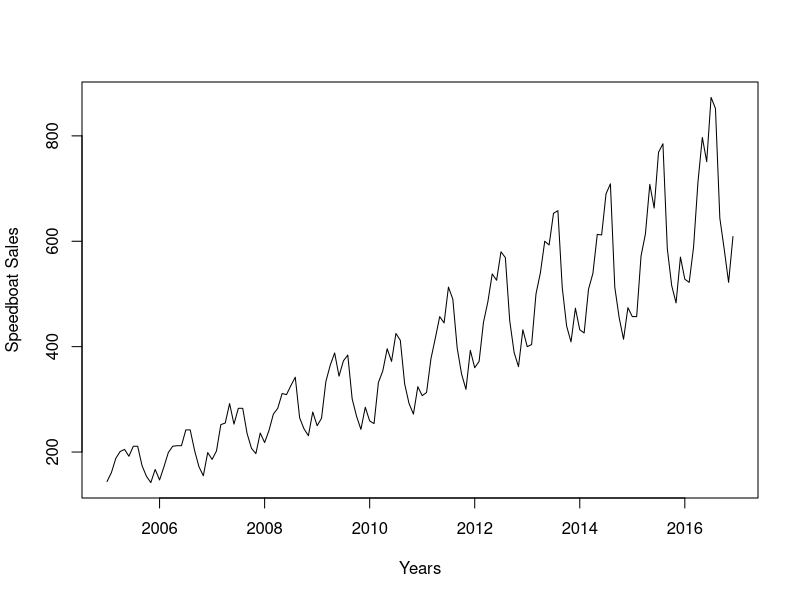
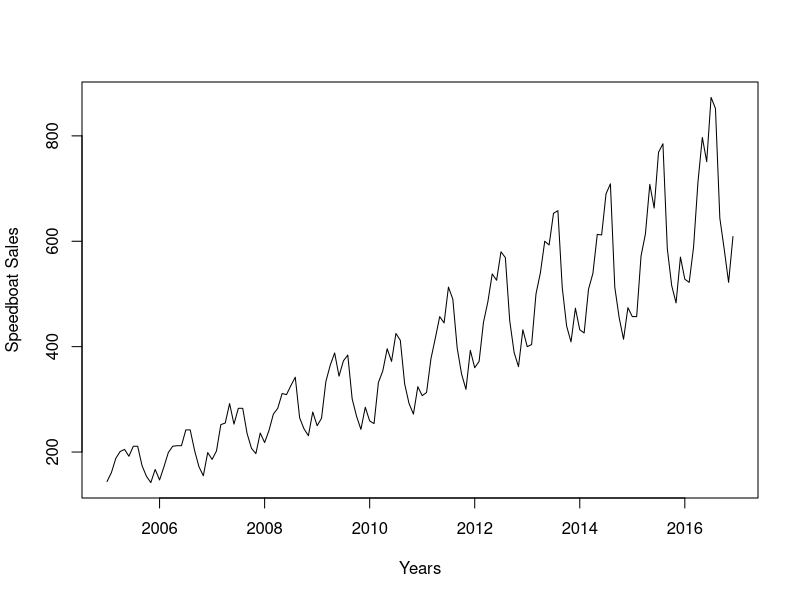
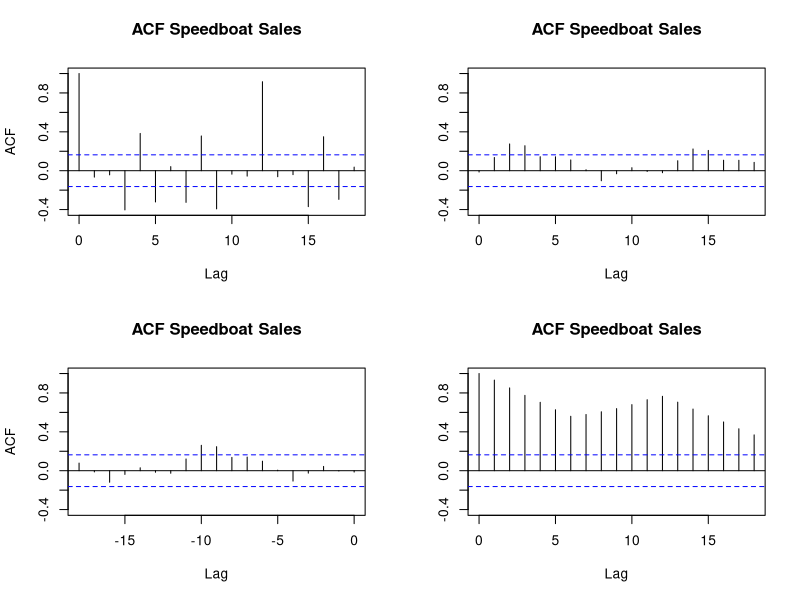
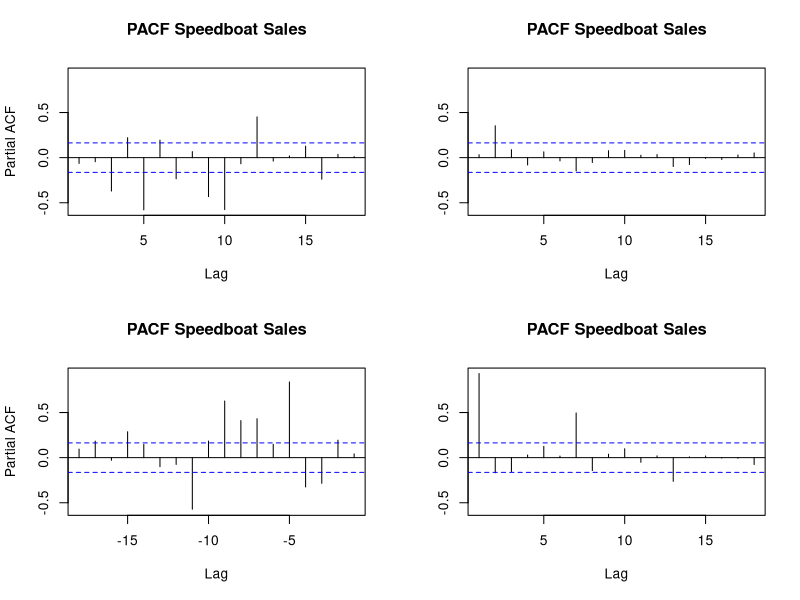
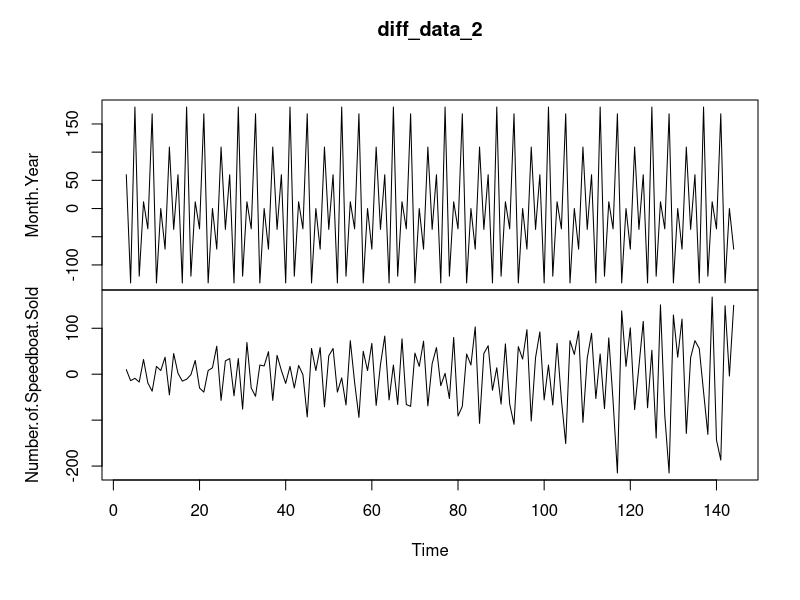
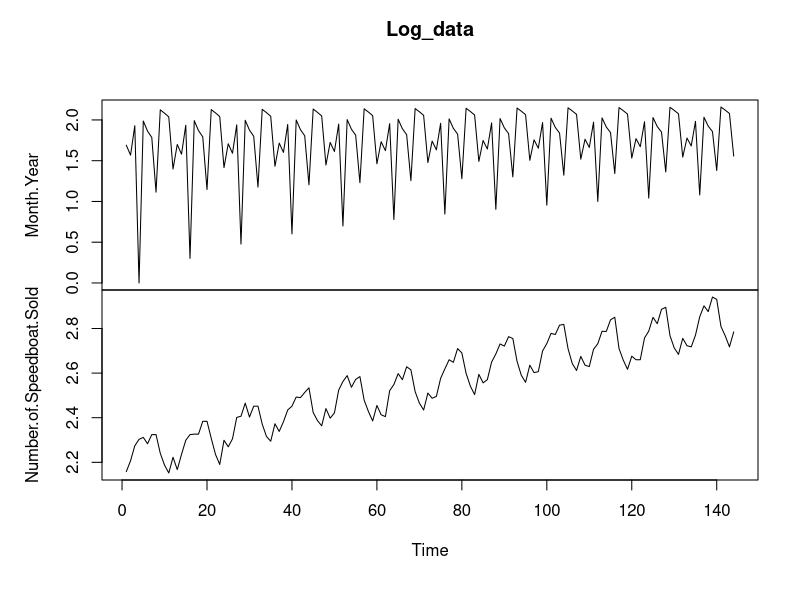
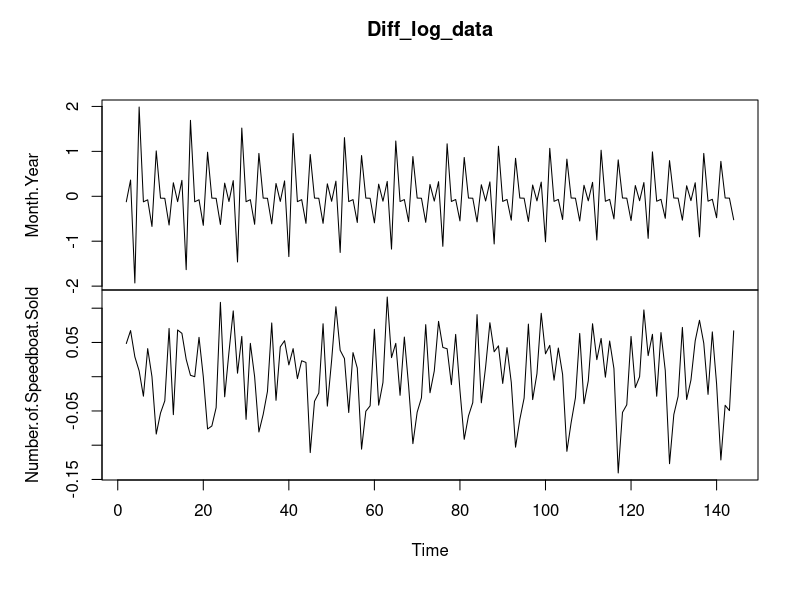
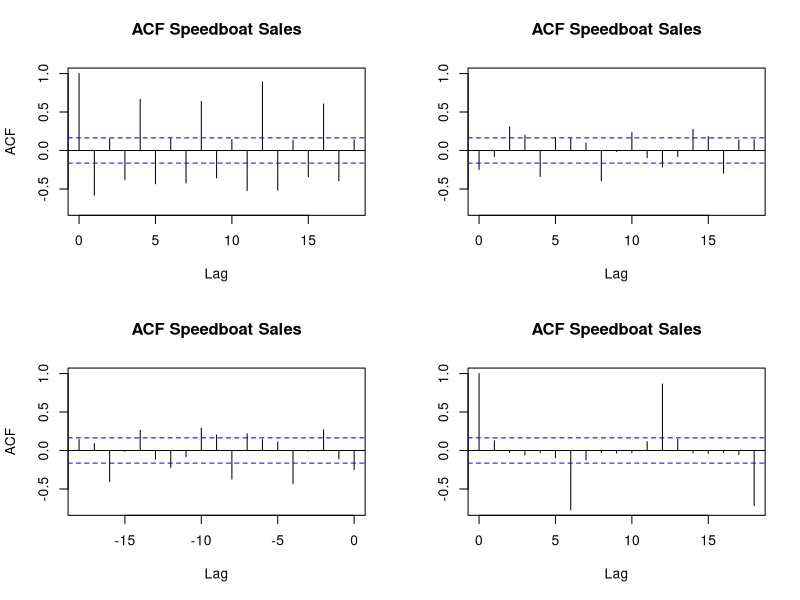

Write R code to recreate these figures, in order.
## ---- chunk 1
knitr::opts_chunk$set(echo = TRUE)
library(magrittr)
library(knitr)


## ---- chunk 2


sb_data <- read.csv("datasets/Speedboat_Sales.csv")



## ---- chunk 3
head(sb_data)
## ---- chunk 4

#install.packages("Forecast")

library(forecast)

## ---- chunk 5
data = ts(sb_data[,2],start = c(2005,1),frequency = 12)

plot(data, xlab="Years", ylab = "Speedboat Sales")
## ---- chunk 6
data = ts(sb_data[,2],start = c(2005,1),frequency = 12)

plot(data, xlab="Years", ylab = "Speedboat Sales")
## ---- chunk 7
par(mfrow = c(1,2))

acf(ts(sb_data),main="ACF Speedboat Sales")
pacf(ts(sb_data),main="PACF Speedboat Sales")
## ---- chunk 8
#par(mfrow = c(1,1))

diff_data = diff(  ts(sb_data)  )
#plot(diff_data,ylab="Differenced Speedboat Sales")
## ---- chunk 9
diff_data_2 = diff(diff_data)
plot(diff_data_2,ylab="Differenced Speedboat Sales")
## ---- chunk 10
Log_data = log10(  ts(sb_data)  )

plot(Log_data,ylab="Log Speedboat Sales")
## ---- chunk 11
Diff_log_data = diff(Log_data)

plot(Diff_log_data,ylab="Difference Log Speedboat Sales")
## ---- chunk 12
par(mfrow = c(1,2))

acf(ts(Diff_log_data),main="ACF Speedboat Sales")
pacf(ts(Diff_log_data),main="PACF Speedboat Sales")
## ---- chunk 13
ARIMAfit = auto.arima (  Log_data[,2] ,approximation=FALSE,
    trace=FALSE)

summary(ARIMAfit)
## ---- chunk 14

pred = forecast(ARIMAfit, n.ahead = 36)
pred
## ---- chunk 15
plot(data,type="l",xlim=c(2006,2020),ylim=c(1,1600),xlab = "Year",ylab = "Speedboat Sales")
lines(10^(pred$pred),col="blue")
#lines(10^(pred$pred+2*pred$se),col="orange")
#lines(10^(pred$pred-2*pred$se),col="Brown")

## ---- chunk 16
par(mfrow=c(1,2))
acf(ts(ARIMAfit$residuals),main="ACF Residual")

pacf(ts(ARIMAfit$residuals),main="PACF Residual")
